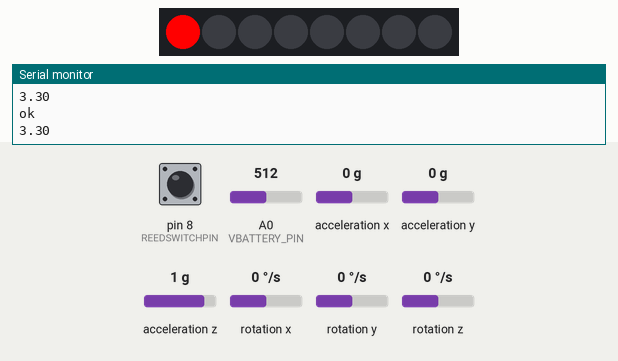
The sketch below on a simulated Arduino Uno, built with avr-gcc and run on an emulated ATmega328P. Shown: 8 RGB LEDs in strip order, left to right, the last lines printed to the serial monitor. The test bench sets the inputs (shaded band); at power-on: pin 8 (REEDSWITCHPIN) LOW, acceleration z 1 g, acceleration x 0 g, A0 (VBATTERY_PIN) = 512, acceleration y 0 g, rotation x 0 °/s, rotation y 0 °/s, rotation z 0 °/s. No radio packets arrive unless stated.

Above: at 1.2 s.
1.3 s: pin 8 (REEDSWITCHPIN) pulled HIGH for 0.15 s
At 1.8 s:
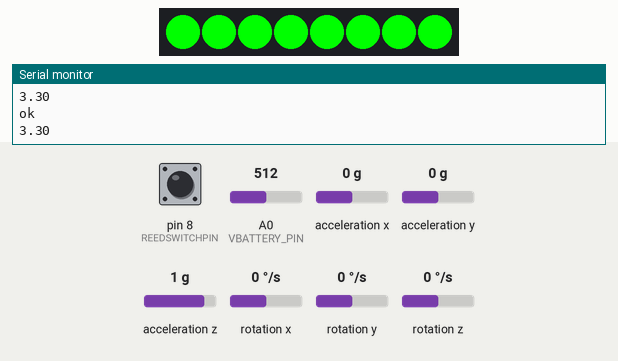
2.9 s: acceleration z set to 0.6 g
4.4 s: acceleration z set to 0.3 g
At 5.4 s:
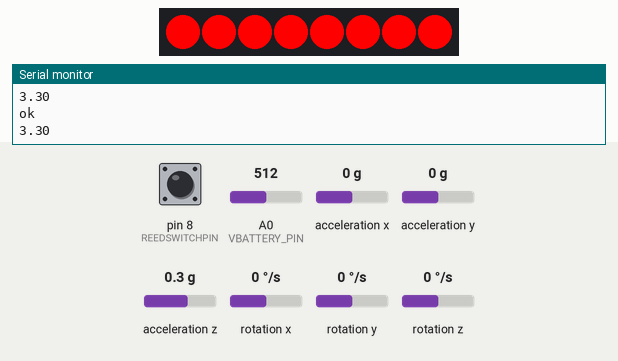
6.0 s: pin 8 (REEDSWITCHPIN) pulled HIGH for 1 s
At 6.22 s:
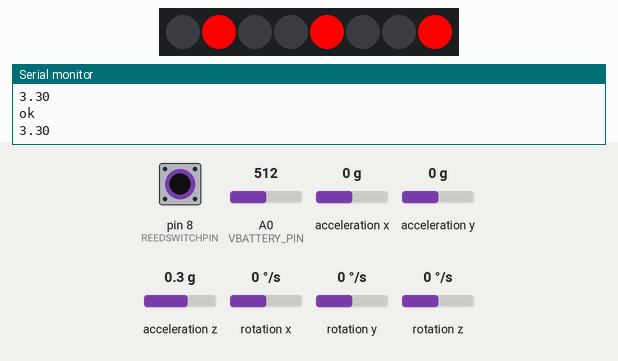
8.5 s: acceleration x set to -1.4 g
At 8.84 s:
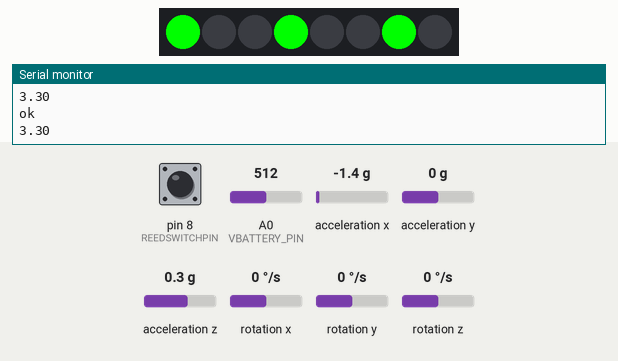
10.5 s: pin 8 (REEDSWITCHPIN) pulled HIGH for 0.15 s
At 10.66 s:
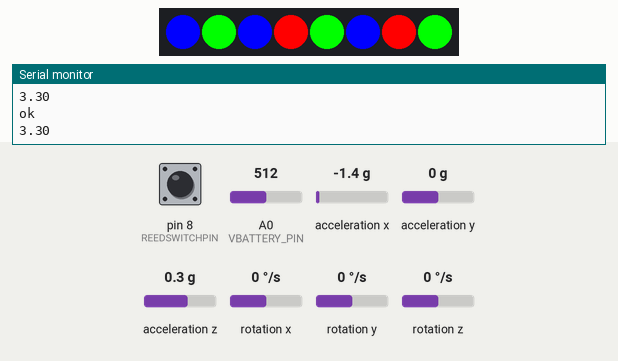
Timing chart, 0 to 13.4 s (numbered marks = the images above; inputs shaded):
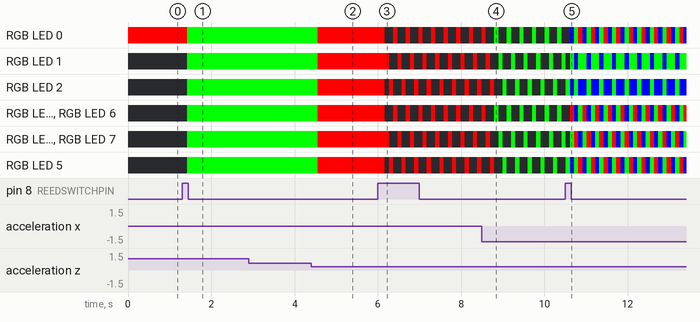

The sketch:

Juggling.ino
```cpp
// Juggling balls Test code

/* Pinout:
    Arduino:
    A5 (SCL)-->SCL
    A4 (SDA)-->SDA
    D2-->INT DRDYG

    D8-->Reed Switch

    D6-->NeoPIxel DataIn

    A0-->Vraw/2

    D9-->CE NRF
    D10-->CSN NRF
    D13 (SCK)-->SCK NRF
    D11 (MOSI)-->MOSI NRF
    D12 (MISO)-->MISO NRF
    D3-->IRQ

    connector:
    Vcc--> baterry Vcc
    Dtr --> directly
    Tx --> through 1k // in order to protect from shorts
    Rx --> through 1k
    Grnd --> battery GRN
*/

///////////////
// libraries //
///////////////
#include <math.h>
#include <SPI.h>
#include "nRF24L01.h"
#include "RF24.h"
#include <Adafruit_NeoPixel.h>
#include "I2Cdev.h"
#include "MPU6050.h"
#include "Wire.h"

///////////////
// Variables //
///////////////

#define rad2deg 57.295

///////////////
// MPU 6050 //
///////////////

MPU6050 accelgyro;

#define MPUREADDELAY 100
// Single radio pipe address for the 2 nodes to communicate.
unsigned long MpuMillisStamp=0;

const byte INT_MPU_PIN = 2; // INT DRDYG

int16_t ax, ay, az;
int16_t gx, gy, gz;

double AcclValue[3]={0,0,0}; //in G values
double GyroValue[3]={0,0,0}; //in Degrees per second

#define SAMPLE2GACC 2048.0   // +/-16g full scale, 16 bit resolution--> 2^16/32=2048
#define SAMPLE2AGYRO 16.384  // +/-2000 Deg/Sec, 16 but tesolution--> 2^16/4000=16.384

////////////////////////////
// communication variable //
////////////////////////////
#define CommunicationDelay 500
// Single radio pipe address for the 2 nodes to communicate.
unsigned long CommunicationMillisStamp=0;

// Set up nRF24L01 radio on SPI bus plus pins 9 & 10
RF24 radio(9,10);
// Radio pipe addresses for the 2 nodes to communicate.
const uint64_t pipes[2] = { 0xF0F0F0F0E1LL, 0xF0F0F0F0D2LL };


/////////////
// Battery //
/////////////
double Vbaterry=3.7;
#define VBATTERY_PIN A0
#define ADC2VBAT 155.0 // Convert ADC reading to voltage, VBatt/2=Vref/ADC_Res
#define BATTERYMINIMUM 3.3 // minimum allowed battery voltage
byte BatteryStatus=1; // variable to indicate battery status,0- empty, 1-full
#define BatterySampleDelay 1000 // sample period of the battery voltage
unsigned long VbatSampleMillis=0; // variable to hold millis counter

////////////////
// Neo Pixels //
////////////////
#define NEOPIXELS 8
#define NEODATAPIN 6
// neo Pixel initialize
Adafruit_NeoPixel strip = Adafruit_NeoPixel(NEOPIXELS, NEODATAPIN, NEO_GRB + NEO_KHZ800);


/////////////////////
// Juggling Status //
/////////////////////

double AcclNorm=0;

#define REEDSWITCHPIN 8
int MagStatus=0;
// define colors array
// [White,Red,Lime,Blue,Yellow,Cyan,Magenta,Maroon,Olive,Green,Purple,Teal,Navy]  from http://www.rapidtables.com/web/color/RGB_Color.htm
#define NUMOFCOLORS 13
long ColorsArr[NUMOFCOLORS]={0xFFFFFF,0xFF0000,0x00FF00,0x0000FF,0xFFFF00,0x00FFFF,0xFF00FF,0x800000,0x808000,0x008000,0x800080,0x008080,0x000080};
byte CurrColorNum=0;
uint32_t Color=0x000000;
#define ColorBlack 0x000000

// Status based on accelerometer
// 0- free fall, 1- 1G, 2- bump or anything else
byte AcclStatusArr[3]={1,1,1};

// Mode based on Magnetometer
// 0- No Magnet, 1- Magnet,
byte MagStatusArr[3]={1,1,1};
// set pixel state
// 0- do nothing, 1- change color, 2- 1G be green
byte PixelState=0;
#define PixelsNumStates 3
// 0- off, 1- all colors the same, 2- chasing one color, 3-chasing 2 colors,
byte PixelsMode=0;
#define PixelsNumModes 4
// variable to store pixel referance for theater chasing mode
int theaterChasePixel=0;

unsigned long theaterChaseMillis=0; // timer counter
#define theaterChaseDelay 100


///////////////
// SETUP	 //
///////////////
void setup(){
      // join I2C bus (I2Cdev library doesn't do this automatically)
    Wire.begin();
    // initialize serial communication
    Serial.begin(57600);
  // neo Pixel initialize
  strip.begin();
  strip.show(); // Initialize all pixels to 'off'

  // Nrf initialize
  radio.begin();
  radio.setRetries(15,15);
  radio.openWritingPipe(pipes[0]);
  radio.openReadingPipe(1,pipes[1]);

  radio.startListening();

  //MPU6050 Settings
  // initialize device
    accelgyro.initialize();

    // verify connection
    Serial.println(accelgyro.testConnection() ? "MPU6050 connection successful" : "MPU6050 connection failed");

    // change accel/gyro scale values
    // set accelerometer to 16G and gyro to 2000 deg/sec
    accelgyro.setFullScaleAccelRange(MPU6050_ACCEL_FS_16);
    accelgyro.setFullScaleGyroRange(MPU6050_GYRO_FS_2000);

  // set battery pin as input and read voltage
  pinMode(VBATTERY_PIN, INPUT);
  Vbaterry=((double)analogRead(VBATTERY_PIN))/ADC2VBAT;

  // Set pin modes
  pinMode(REEDSWITCHPIN, INPUT);
  // interrupt pins
  pinMode(2, INPUT);
  pinMode(3, INPUT);

}

///////////////
// MAIN LOOP //
///////////////
void loop(){

	// update battery voltage
	if ((millis()-VbatSampleMillis)>BatterySampleDelay){
		VbatSampleMillis=millis();
		Vbaterry=((double)analogRead(VBATTERY_PIN))/ADC2VBAT;
		if (Vbaterry>(BATTERYMINIMUM+0.1)){ //add 0.1 in order to remove turning on and off when battery close to value.
			BatteryStatus=1;
		}else if (Vbaterry<BATTERYMINIMUM){
			BatteryStatus=0;
		}
		Serial.println(Vbaterry);
	}
	 // accelerometer interrupt ready
	 if ((millis()-MpuMillisStamp)>MPUREADDELAY){
                MpuMillisStamp=millis();
                // read raw accel/gyro measurements from device
                accelgyro.getMotion6(&ax, &ay, &az, &gx, &gy, &gz);
                AcclValue[0]=((double)ax)/SAMPLE2GACC;
                AcclValue[1]=((double)ay)/SAMPLE2GACC;
                AcclValue[2]=((double)az)/SAMPLE2GACC;

		AcclNorm=AcclValue[0]*AcclValue[0]+AcclValue[1]*AcclValue[1]+AcclValue[2]*AcclValue[2];
		AcclNorm=sqrt(AcclNorm);
		// update accelerometer status
		for (int ii=2; ii>0; ii--){
			AcclStatusArr[ii]=AcclStatusArr[ii-1];
		}
		if (AcclNorm<0.4){
			AcclStatusArr[0]=0;	// free fall
		} else if(AcclNorm<1.5){
			AcclStatusArr[0]=1;	// Gravity
		}else{
			AcclStatusArr[0]=2;	// bump or anything else
		}

		// change color based on start of free fall
		if (AcclStatusArr[0]==0){
			if (AcclStatusArr[1]==0){
				if (AcclStatusArr[2]!=0){
					PixelState=1; //change color
				}
			}
		}

		// One color when in hand
		if (AcclStatusArr[0]==1){
			if (AcclStatusArr[1]==1){
				if (AcclStatusArr[2]==1){
					PixelState=2; //Set color
				}
			}
		}

		//Serial.print("A: ");
		//// millis
		//Serial.print(millis());
		//Serial.print(", ");
		//// Using the calcAccel helper function, we can get the
		//// accelerometer readings in g's.
		//Serial.print(AcclValue[0],4);
		//Serial.print(", ");
		//Serial.print(AcclValue[1],4);
		//Serial.print(", ");
		//Serial.println(AcclValue[2],4);

		//Serial.println(AcclStatus);


            	// update ReedSwitch status
                MagStatus=digitalRead(REEDSWITCHPIN);

		for (int ii=2; ii>0; ii--){
			MagStatusArr[ii]=MagStatusArr[ii-1];
		}
                MagStatusArr[0]=MagStatus;

		if ((MagStatusArr[0])&&(MagStatusArr[1])&&(!MagStatusArr[2])){ // magnet detected, switch between modes
			PixelsMode++;
			PixelsMode=PixelsMode%PixelsNumModes;
		}


	}


unsigned long TimeMillis=millis();
  if (((TimeMillis-CommunicationMillisStamp)>CommunicationDelay)||(CommunicationMillisStamp>TimeMillis)){
    CommunicationMillisStamp=TimeMillis;

    radio.stopListening();
    int ok = radio.write( &Vbaterry, sizeof(double) );
    if(ok){Serial.println("ok");}else{Serial.println("not ok");}
    Serial.println(Vbaterry);
    radio.startListening();

  }

	// neopixels:
	if((BatteryStatus)&&(PixelsMode)){ //lets play

		if (PixelState==1){ //change color
			PixelState=0;
			CurrColorNum++;
			CurrColorNum=CurrColorNum%NUMOFCOLORS;
			Color=ColorsArr[CurrColorNum];
			if (PixelsMode==1){
				colorWipe(Color);
			}
		}

		if (PixelState==2){ //be green when in hand
			PixelState=0;
			Color=0x00FF00;
			if (PixelsMode==1){
				colorWipe(Color);
			}
		}

		if (PixelsMode==2){
			if ((millis()-theaterChaseMillis)>theaterChaseDelay){
			theaterChaseMillis=millis();
			theaterChase(Color);
			}
		}
		if (PixelsMode==3){
			if ((millis()-theaterChaseMillis)>theaterChaseDelay){
				theaterChaseMillis=millis();
				uint32_t c1=ColorsArr[CurrColorNum] ;
				uint32_t c2=ColorsArr[((CurrColorNum+1)%NUMOFCOLORS)];
				uint32_t c3=ColorsArr[((CurrColorNum+2)%NUMOFCOLORS)];
				theaterChaseMultiColor(c1,c2,c3);
			}
		}


	}else{
		//turn pixels off except one
		for(uint16_t i=0; i<strip.numPixels(); i++) {
			strip.setPixelColor(i, ColorBlack);
		}
		strip.setPixelColor(0,0xFF0000);
		strip.show();
	}

}// end main


/////////////////////////
// Neo Pixels Functions//
/////////////////////////

// Wipe color Color
void colorWipe(uint32_t c) {
	for(uint16_t i=0; i<strip.numPixels(); i++) {
		strip.setPixelColor(i, c);
	}
	strip.show();
}

//Theatre-style crawling lights.
void theaterChase(uint32_t c) {
	theaterChasePixel++;
	theaterChasePixel=theaterChasePixel%3;
	// set all pixels off
	for (int i=0; i<strip.numPixels();i++){
		strip.setPixelColor(i,ColorBlack);
	}
	//turn every third pixel on starting at the theaterChasePixel
	for (int i=theaterChasePixel; i<strip.numPixels();i=i+3){
		strip.setPixelColor(i, c);
	}
	strip.show();
}

//Theatre-style crawling lights multi color.
void theaterChaseMultiColor(uint32_t c1, uint32_t c2, uint32_t c3) {
	theaterChasePixel++;
	theaterChasePixel=theaterChasePixel%3;
	// color every third pixel
	for (int i=0; i<strip.numPixels();i=i+3){
		strip.setPixelColor((i+theaterChasePixel)%strip.numPixels(),c1);
	}
	// color every third pixel
	for (int i=0; i<strip.numPixels();i=i+3){
		strip.setPixelColor((i+theaterChasePixel+1)%strip.numPixels(),c2);
	}
	// color every third pixel
	for (int i=0; i<strip.numPixels();i=i+3){
		strip.setPixelColor((i+theaterChasePixel+2)%strip.numPixels(),c3);
	}
	strip.show();
}


// calculate heading
float calcHeading(float hx, float hy)
{
	if (hy > 0)
	{
		return 90 - (atan(hx / hy) * 180 / PI);
	}
	else if (hy < 0)
	{
		return 270 - (atan(hx / hy) * 180 / PI);
	}
	else // hy = 0
	{
		if (hx < 0) return 180;
		else return 0;
	}
}
```

Measured:
- the behaviour switches between 0.5 and 0.4 g on acceleration z (found by bisection; images 1 and 2)
- after the input at 1.3 s, RGB LED 0: RGB(255, 0, 0) → RGB(0, 255, 0) after 0.12 s; RGB LED 1–7: off → RGB(0, 255, 0) after 0.12 s; the LEDs: change after 0.12 s (image 1)
- after the input at 4.4 s, RGB LED 0–7: RGB(0, 255, 0) → RGB(255, 0, 0) after 0.15 s; the LEDs: change after 0.15 s (image 2)
- after the input at 6.0 s, RGB LED 0: alternates RGB(255, 0, 0) for 0.10 s and off for 0.20 s, starting after 0.17 s; RGB LED 1: alternates RGB(255, 0, 0) for 0.10 s and off for 0.20 s, starting after 0.27 s
- after the input at 8.5 s, the LEDs: first differ from a run without the input after 0.30 s (image 4)
- after the input at 10.5 s, the LEDs: first differ from a run without the input after 0.12 s (image 5)
